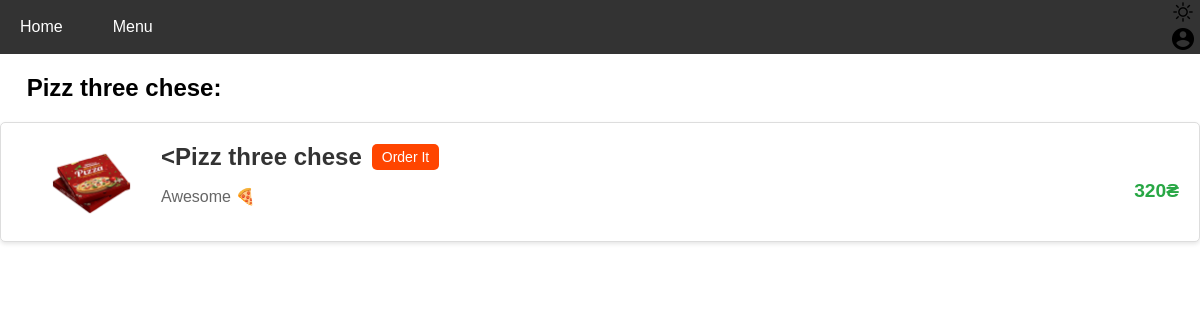
Screenshot of /food/10 (signed in) with the database file from the repository.
### tables this page shows
CREATE TABLE navMenu (
id integer PRIMARY KEY AUTOINCREMENT,
title text NOT NULL,
url text NOT NULL
);

CREATE TABLE food (
id integer PRIMARY KEY AUTOINCREMENT,
title text NOT NULL,
description text NOT NULL,
price integer NOT NULL,
type text DEFAULT NULL
);

### app.py (the view)
@app.route("/food/<alias>")
@login_required
def showFood(alias):
    item = dbase.getFoodByAlias(alias)
    if not item:
        abort(404)
    return render_template('food.html', menu=dbase.getMenu(), item=item, name="Pizza")

### DataBase.py (called while the page is built)
    def getMenu(self):
        sql = '''SELECT * FROM navMenu'''
        try:
            self.__cur.execute(sql)
            res = self.__cur.fetchall()
            if res:
                return [dict(row) for row in res]
        except sqlite3.Error as e:
            print("Error reading from DB: ", e)
        return []

    def getFoodByAlias(self, alias):
        try:
            self.__cur.execute("SELECT * FROM food WHERE id LIKE ?", (alias,))
            res = self.__cur.fetchone()
            if res:
                return dict(res)
        except sqlite3.Error as e:
            print("Error reading from DB: ", e)
        return None

    def getUser(self, user_id):
        try:
            self.__cur.execute(f"SELECT * FROM account WHERE id = {user_id} LIMIT 1")
            res = self.__cur.fetchone()
            if not res:
                print("User not found")
                return False
            return res
        except sqlite3.Error as e:
            print("Error getting data from DB: "+str(e))

### UserData.py (called while the page is built)
    def fromDB(self, user_id, db):
        self.__user = db.getUser(user_id)
        return self

### app.py (called while the page is built)
@login_manager.user_loader
def load_user(user_id):
    print("load_user")
    return UserLogin().fromDB(user_id, dbase)

def connect_db():
    conn = sqlite3.connect(app.config['DATABASE'])
    conn.row_factory = sqlite3.Row
    return conn

def get_db():
    if not hasattr(g, 'link_db'):
        g.link_db = connect_db()
    return g.link_db

@app.before_request
def before_request():
    global dbase
    db = get_db()
    dbase = DataBase(db)

### templates/food.html
{% extends 'base.html' %}
{% block content %}
{{ super() }}
{% from 'macros.html' import styles, toggle_button %}
<h2>&nbsp;&nbsp;&nbsp;&nbsp;{{ item.title }}: </h2>
<ul class="list-posts">
    <div class="food-container">
        {% if item.type == "Pizza" %}
            <img src="../static/img/pizza_offer.png" alt="Pizza Image">
        {% elif item.type == "Beverages" %}
            <img src="../static/img/drinks_offer.png" alt="Pizza Image">
        {% elif item.type == "Wings" %}
            <img src="../static/img/wings_offer.jpg" alt="Pizza Image">
        {% else %}
            <img src="../static/img/potato_offer.png" alt="Pizza Image">
        {% endif %}
        <div class="food-details">
            <div class="title-section">
                <p class="title"><a href="{{ url_for('menu')}}"> {{ "<" + item.title }}</a></p>
                <form action="{{ url_for('orderFood', alias=item.id) }}" method="post">
                    <button class="purchase-button" type="submit">Order It</button>
                </form>
            </div>
            <p class="annonce">{{ item.description}}</p>
        </div>
        <p class="price">{{ item.price }}₴</p>
    </div>
</ul>
{% endblock %}

### templates/base.html (shortened to what this page needs)
<!DOCTYPE html>
<html>
<head>
    <link type="text/css" href="../static/css/index.css" rel="stylesheet" />
</head>
<body class="{{ 'dark-mode' if dark_mode else 'light-mode' }}">
    {% block content -%}
        {%- block mainmenu -%}
        <div class="navbar">
            <div>
                {% for p in menu %}
                <a href="{{ url_for(p.url) }}">{{ p.title }}</a>
                {% endfor %}
            </div>
            <div>
                <button id="mode-toggle" class="mode-toggle-btn" onclick="toggleMode()">
                    <img id="mode-toggle-icon" src="../static/img/{{ 'darkmode.png' if dark_mode else 'lightmode.png' }}" alt="Toggle Mode">
                </button>
                <form action="{{ url_for('profile', alias=item.id) }}" method="get">
                <button id="mode-toggle" class="mode-toggle-btn" onclick="">
                    <img id="mode-toggle-icon" src="../static/img/account.png" alt="Toggle Mode">
                </button>
                </form>
            </div>
        </div>
        {% endblock mainmenu -%}
    {% endblock %}
</body>
</html>

### static/css/index.css (style rules this page uses)
body { margin: 0; font-family: Arial, sans-serif; }
.navbar { background-color: #333; overflow: hidden; }
.navbar a { float: left; display: block; color: white; text-align: center; padding: 14px 20px; text-decoration: none; transition: background-color 0.3s, color 0.3s; }
img { max-width: 100%; height: auto; object-fit: cover; object-position: 50% 50%; margin-left: 20px; transition: transform 0.3s; }
body.light-mode { background-color: #ffffff; color: #000000; transition: background-color 0.5s ease, color 0.5s ease; }
.navbar { display: flex; justify-content: space-between; align-items: center; }
.navbar a { margin-right: 10px; }
.mode-toggle-btn { background: none; border: none; cursor: pointer; }
.food-container { background-color: #fff; border: 1px solid #ddd; border-radius: 5px; padding: 20px; margin: 10px 0; box-shadow: 0 2px 4px rgba(0, 0, 0, 0.1); display: flex; align-items: flex-start; }
.food-container img { max-width: 100px; max-height: 100px; border-radius: 5px; margin-right: 20px; flex-shrink: 0; }
.food-details { display: flex; flex-direction: column; flex-grow: 1; }
.food-container .title { font-size: 1.5em; font-weight: bold; margin-bottom: 10px; }
.food-container .title a { text-decoration: none; color: #333; transition: color 0.3s; }
.food-container .annonce { font-size: 1em; color: #666; margin-bottom: 10px; }
.food-container .price { font-size: 1.2em; font-weight: bold; color: #28a745; align-self: flex-end; }
.list-posts { list-style: none; padding: 0; }
.title-section { display: flex; align-items: center; }
.title-section .title { margin: 0; }
.purchase-button { background-color: #ff4500; color: white; border: none; padding: 5px 10px; text-align: center; text-decoration: none; display: inline-block; font-size: 14px; cursor: pointer; border-radius: 5px; transition: background-color 0.3s ease; margin-left: 10px; }
.price { font-size: 18px; font-weight: bold; margin-top: 10px; }

### rows the page displays
navMenu: title "Home"
navMenu: title "Menu"
food: title "Pizz three chese", title "<Pizz three chese", description "Awesome 🍕", price "320"
